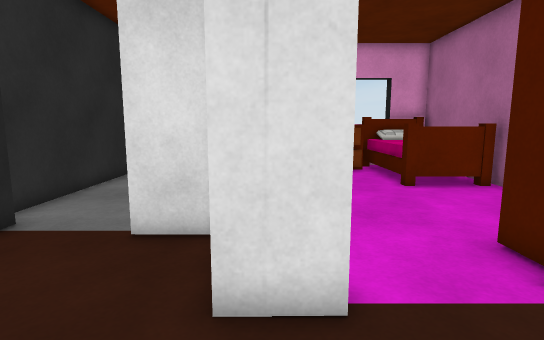
view 1 (above)

22 first-person views from a walk through a scene from a Unity 3-D project. The camera is 1.2 m above the floor, tilts 8° down and sees 80° across. The floor is counted in squares, 0.5 m on a side. Each view is taken from the middle of a square. On the plan, view 1 faces up. The plan holds only what a view shows up to about 20 squares ahead; the rest is blank. The place goes on beyond the plan. Surface patterns are stand-ins for the level's own textures.

view 2
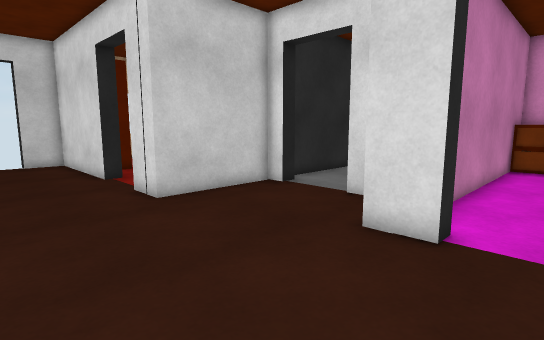

view 3
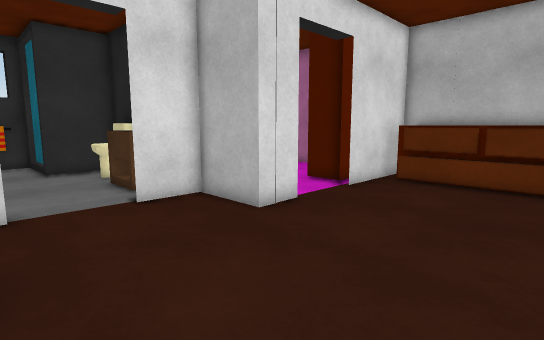

view 4
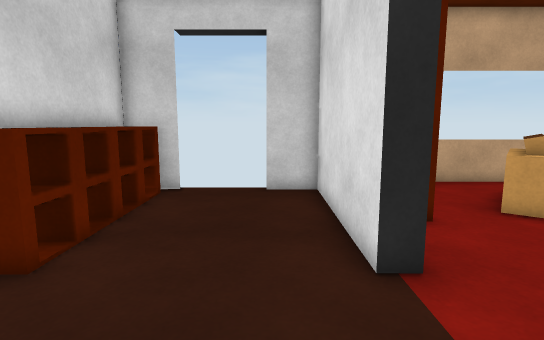

view 5
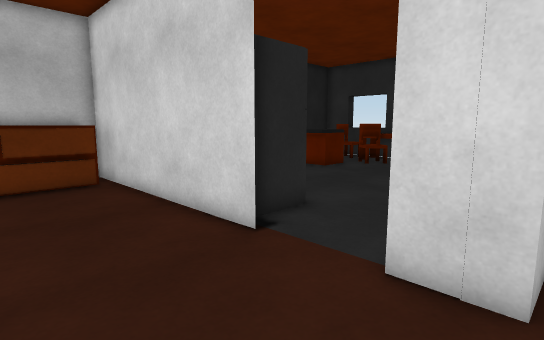

view 6
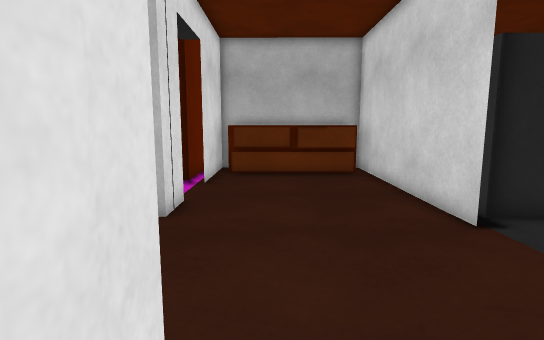

view 7
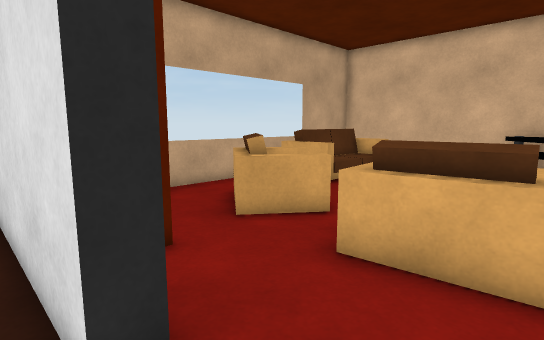

view 8
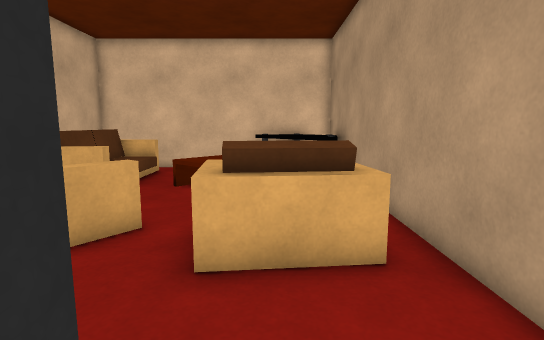

view 9
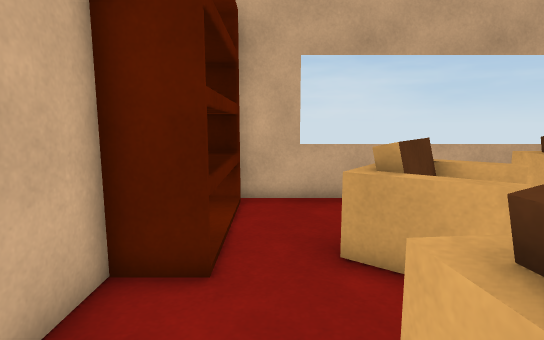

view 10
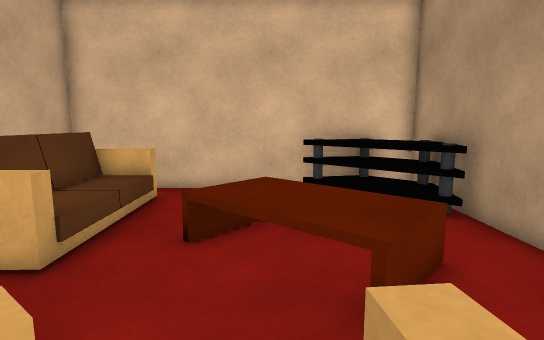

view 11
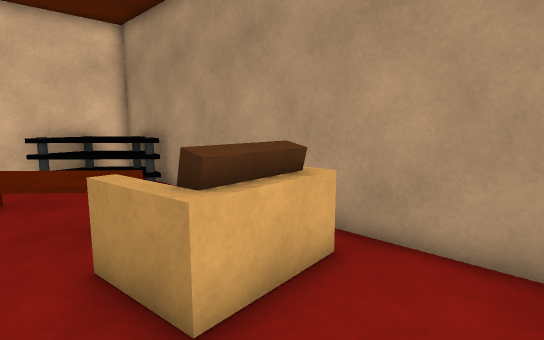

view 12
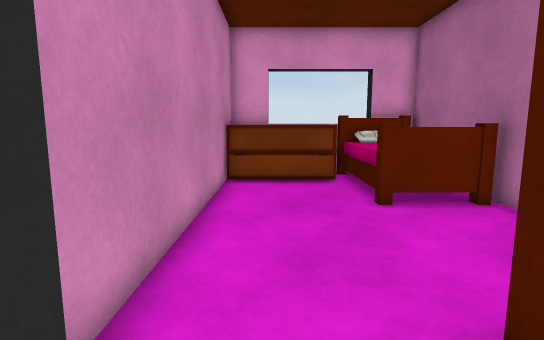

view 13
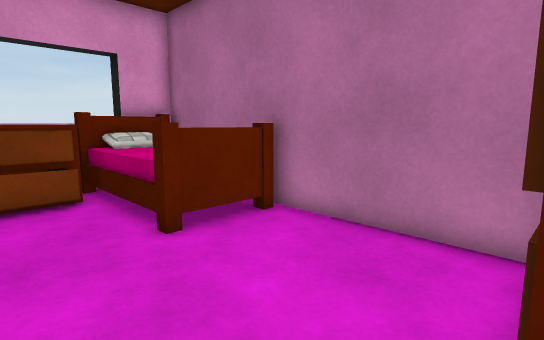

view 14
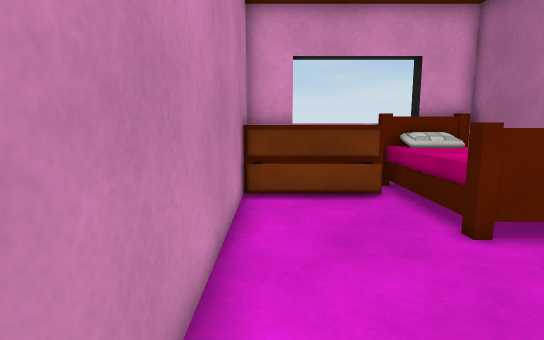

view 15
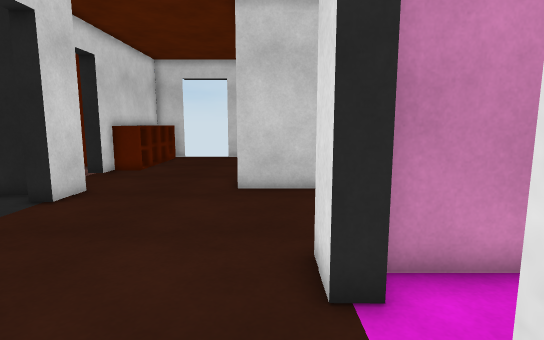

view 16
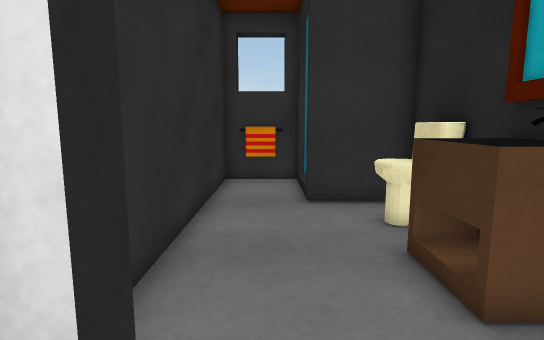

view 17
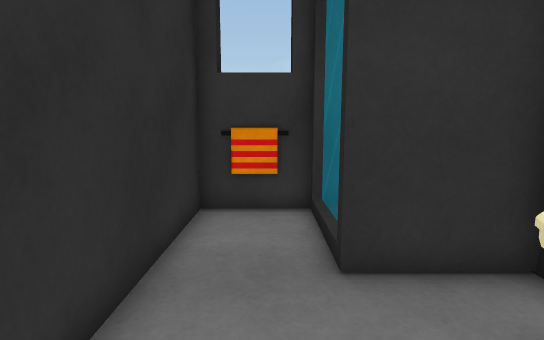

view 18
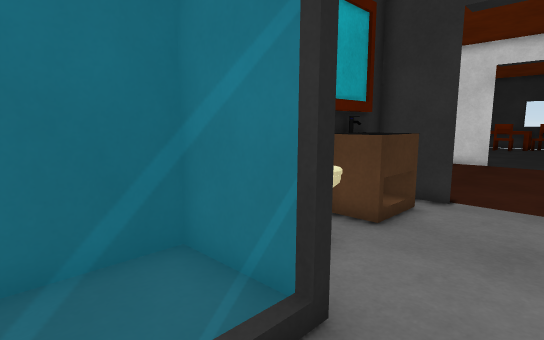

view 19
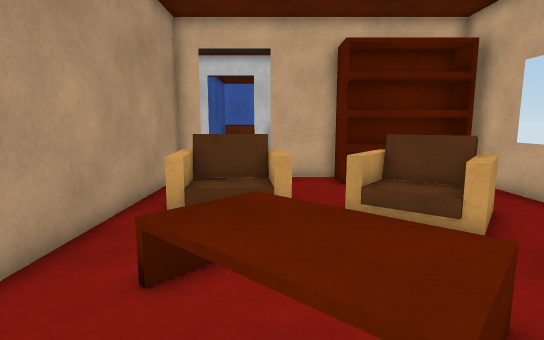

view 20
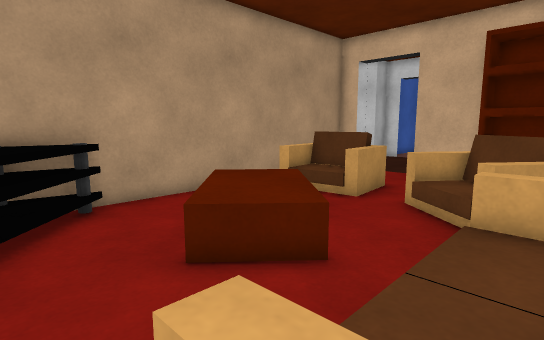

view 21
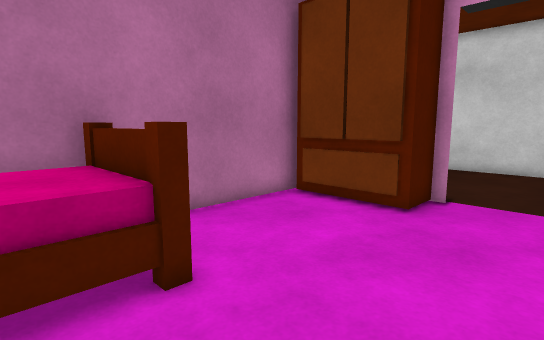

view 22
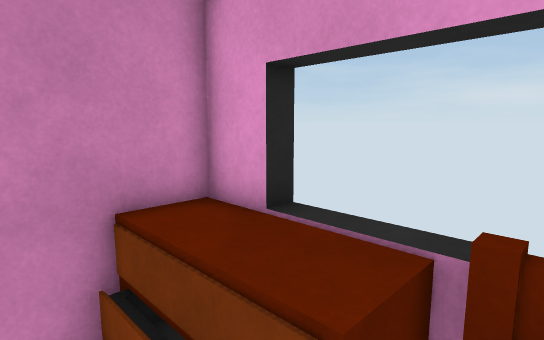

### Floor plan
Key: @ floor where view 1 was taken; # wall or solid block; x gap in a wall; . main floor; : floor 0.25 m higher than the main floor; + floor 0.5 m higher than the main floor; * floor 0.75 m higher than the main floor; / step, stairs or slope; = window, fence, low wall or low ledge; ^ raised ledge; v drop or lower ground; O other object.
Columns run from 20 left of view 1 to 9 right of it. Each row starts with its distance up from view 1.
 20                       ^^^^ #
 19 ##################  ##^^^O####
 18 # ......=^  ##..=::##^^^^^   #
 17 #OOO......^ ^#..=::##^^^^^   #
 16 #O O.......^##..=::##.....   #
 15 #OOO.../....##..#####.....*  #
 14 =O O../+/...##.....##.....  *#
 13 =O O../++/..##....OO#....////#
 12 =O #.../++/.##....O##........#
 11 = ....../ ..##....O##........#
 10 = .v..... ..##....OO#........#
  9 =..O O../  .##....OO#........#
  8 =.OOO ..:  .##...  ##........#
  7 =..OOO..OOOv##...####........#
  6 #...O...OOOO##.....##... #####
  5 #...........##.....###.. #
  4 OOOOOO......##.....###..######
  3 OOOOOO......##.............^ #
  2  ########...##.............^ #
  1  #.........................^ #
  0  x..................@......^ #
 -1   .........................^^#
 -2   .........................^^#
 -3   .........................^ #
 -4  #^^^^^^^....###...###########
 -5  #^^^^^^^#.. ###...OOO

Positions as (right, up) in squares from view 1, and headings:
1: (0, 0), facing up
2: (3, -3), facing up-left
3: (-7, -3), facing up-right
4: (-7, 0), facing left
5: (-7, 1), facing down-right
6: (-9, 1), facing right
7: (-9, 1), facing up-left
8: (-11, 1), facing up
9: (-10, 5), facing left
10: (-13, 7), facing up
11: (-14, 3), facing up-right
12: (2, 3), facing up
13: (2, 6), facing up-right
14: (1, 6), facing up
15: (5, 3), facing left
16: (-5, 5), facing up
17: (-5, 10), facing up
18: (-6, 18), facing down-right
19: (-12, 17), facing down
20: (-18, 18), facing down-right
21: (1, 15), facing down-right
22: (6, 15), facing up-left
